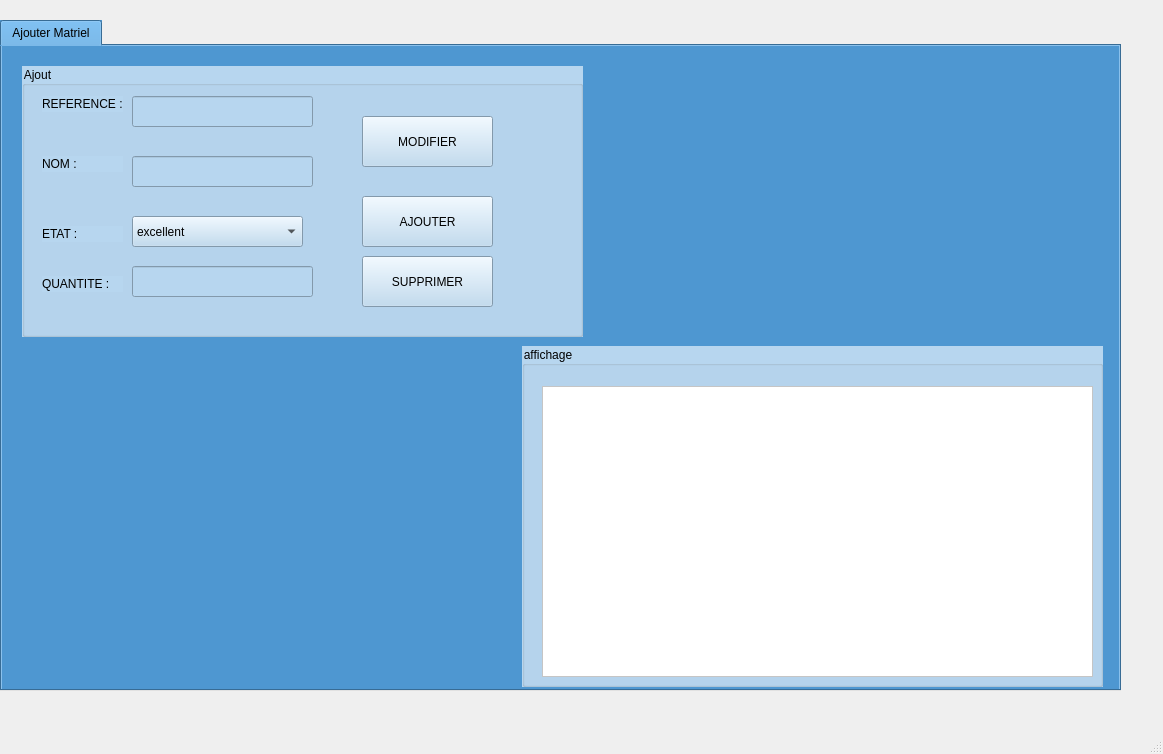
<?xml version="1.0" encoding="UTF-8"?>
<ui version="4.0">
 <class>MainWindow</class>
 <widget class="QMainWindow" name="MainWindow">
  <property name="geometry">
   <rect>
    <x>0</x>
    <y>0</y>
    <width>1163</width>
    <height>754</height>
   </rect>
  </property>
  <property name="windowTitle">
   <string>MainWindow</string>
  </property>
  <widget class="QWidget" name="centralwidget">
   <widget class="QTabWidget" name="tabWidget">
    <property name="geometry">
     <rect>
      <x>0</x>
      <y>20</y>
      <width>1121</width>
      <height>671</height>
     </rect>
    </property>
    <property name="styleSheet">
     <string notr="true">background-color: rgb(78, 151, 209);</string>
    </property>
    <property name="currentIndex">
     <number>0</number>
    </property>
    <widget class="QWidget" name="tab">
     <attribute name="title">
      <string>Ajouter Matriel</string>
     </attribute>
     <widget class="QLabel" name="label">
      <property name="geometry">
       <rect>
        <x>990</x>
        <y>0</y>
        <width>121</width>
        <height>121</height>
       </rect>
      </property>
      <property name="text">
       <string/>
      </property>
      <property name="pixmap">
       <pixmap>../../../Downloads/387499949_851957709935185_8033033763751298194_n.png</pixmap>
      </property>
      <property name="scaledContents">
       <bool>true</bool>
      </property>
     </widget>
     <widget class="QGroupBox" name="groupBox_2">
      <property name="geometry">
       <rect>
        <x>20</x>
        <y>20</y>
        <width>561</width>
        <height>271</height>
       </rect>
      </property>
      <property name="styleSheet">
       <string notr="true">background-color: rgb(183, 214, 239);</string>
      </property>
      <property name="title">
       <string>Ajout</string>
      </property>
      <widget class="QLabel" name="reference">
       <property name="geometry">
        <rect>
         <x>20</x>
         <y>30</y>
         <width>81</width>
         <height>16</height>
        </rect>
       </property>
       <property name="text">
        <string>REFERENCE :</string>
       </property>
      </widget>
      <widget class="QLabel" name="etat">
       <property name="geometry">
        <rect>
         <x>20</x>
         <y>160</y>
         <width>81</width>
         <height>16</height>
        </rect>
       </property>
       <property name="text">
        <string>ETAT :</string>
       </property>
      </widget>
      <widget class="QLabel" name="quantite">
       <property name="geometry">
        <rect>
         <x>20</x>
         <y>210</y>
         <width>81</width>
         <height>16</height>
        </rect>
       </property>
       <property name="text">
        <string>QUANTITE :</string>
       </property>
      </widget>
      <widget class="QLabel" name="nom">
       <property name="geometry">
        <rect>
         <x>20</x>
         <y>90</y>
         <width>81</width>
         <height>16</height>
        </rect>
       </property>
       <property name="text">
        <string>NOM :</string>
       </property>
      </widget>
      <widget class="QLineEdit" name="Line_Edit_referance">
       <property name="geometry">
        <rect>
         <x>110</x>
         <y>30</y>
         <width>181</width>
         <height>31</height>
        </rect>
       </property>
      </widget>
      <widget class="QLineEdit" name="Line_Edit_nom">
       <property name="geometry">
        <rect>
         <x>110</x>
         <y>90</y>
         <width>181</width>
         <height>31</height>
        </rect>
       </property>
      </widget>
      <widget class="QLineEdit" name="Line_Edit_quantite">
       <property name="geometry">
        <rect>
         <x>110</x>
         <y>200</y>
         <width>181</width>
         <height>31</height>
        </rect>
       </property>
      </widget>
      <widget class="QPushButton" name="btn_ajouter">
       <property name="geometry">
        <rect>
         <x>340</x>
         <y>130</y>
         <width>131</width>
         <height>51</height>
        </rect>
       </property>
       <property name="text">
        <string>AJOUTER</string>
       </property>
      </widget>
      <widget class="QPushButton" name="btn_supprimer">
       <property name="geometry">
        <rect>
         <x>340</x>
         <y>190</y>
         <width>131</width>
         <height>51</height>
        </rect>
       </property>
       <property name="text">
        <string>SUPPRIMER</string>
       </property>
      </widget>
      <widget class="QPushButton" name="btn_modifier">
       <property name="geometry">
        <rect>
         <x>340</x>
         <y>50</y>
         <width>131</width>
         <height>51</height>
        </rect>
       </property>
       <property name="text">
        <string>MODIFIER</string>
       </property>
      </widget>
      <widget class="QComboBox" name="comboBox_etat">
       <property name="geometry">
        <rect>
         <x>110</x>
         <y>150</y>
         <width>171</width>
         <height>31</height>
        </rect>
       </property>
       <item>
        <property name="text">
         <string>excellent</string>
        </property>
       </item>
       <item>
        <property name="text">
         <string>bon</string>
        </property>
       </item>
       <item>
        <property name="text">
         <string>en panne</string>
        </property>
       </item>
      </widget>
     </widget>
     <widget class="QGroupBox" name="groupBox_5">
      <property name="geometry">
       <rect>
        <x>520</x>
        <y>300</y>
        <width>581</width>
        <height>341</height>
       </rect>
      </property>
      <property name="styleSheet">
       <string notr="true">background-color: rgb(183, 214, 239);</string>
      </property>
      <property name="title">
       <string>affichage</string>
      </property>
      <widget class="QTableView" name="tableView">
       <property name="geometry">
        <rect>
         <x>20</x>
         <y>40</y>
         <width>551</width>
         <height>291</height>
        </rect>
       </property>
       <property name="styleSheet">
        <string notr="true">background-color: rgb(255, 255, 255);</string>
       </property>
       <property name="selectionBehavior">
        <enum>QAbstractItemView::SelectRows</enum>
       </property>
      </widget>
     </widget>
    </widget>
   </widget>
  </widget>
  <widget class="QMenuBar" name="menubar">
   <property name="geometry">
    <rect>
     <x>0</x>
     <y>0</y>
     <width>1163</width>
     <height>26</height>
    </rect>
   </property>
  </widget>
  <widget class="QStatusBar" name="statusbar"/>
 </widget>
 <resources/>
 <connections/>
</ui>
